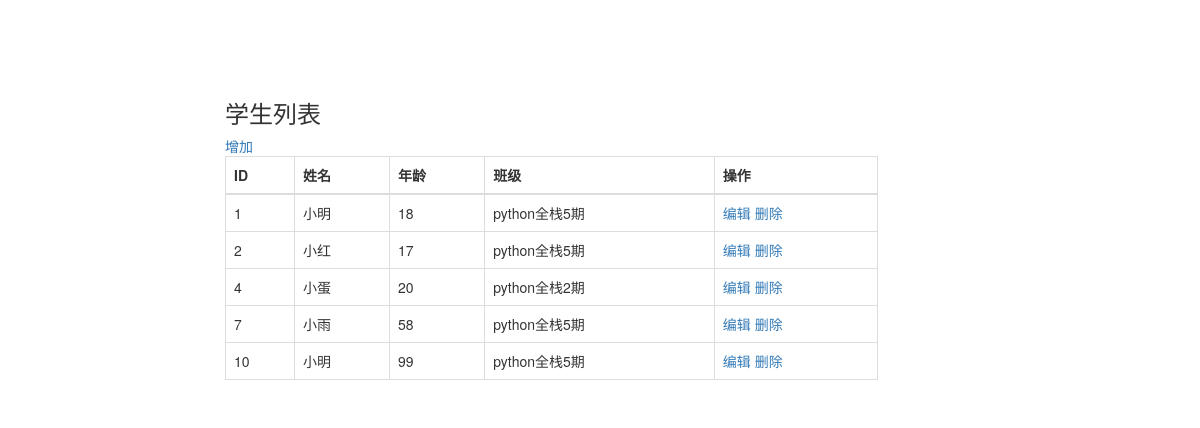
The app's page /student/, older data.
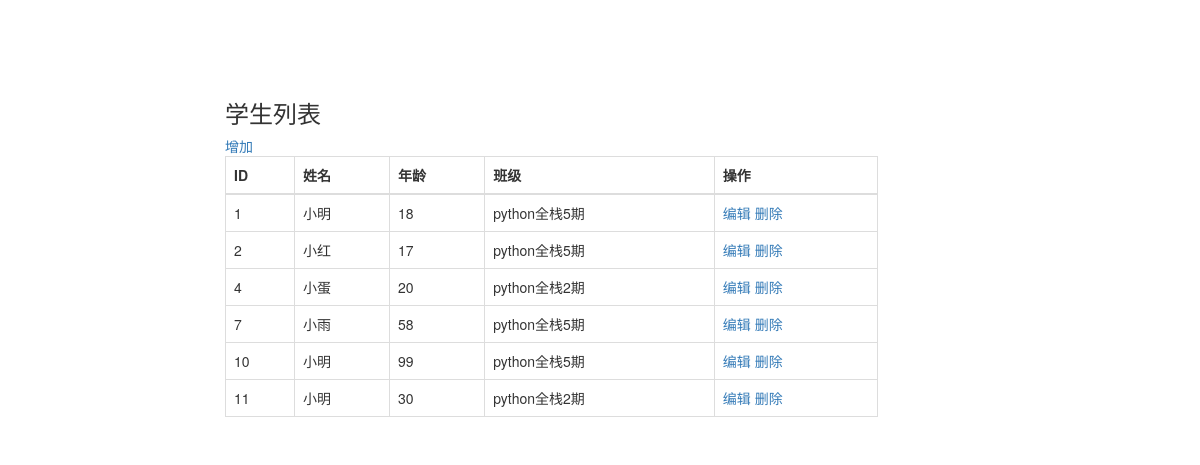
The same page, newer data.
### app01/models.py (models this page shows)
class Student(models.Model):
    name = models.CharField(max_length=32)
    age = models.CharField(max_length=32)
    cls = models.ForeignKey(to="Classes",to_field="id")

class Classes(models.Model):
    title = models.CharField(max_length=32)

### app01/views.py (the view)
# urls.py: url(r'^student/', views.student),
def student(request):
    student_list = models.Student.objects.all()
    return render(request,"student.html",{"student_list":student_list})

### templates/student.html (shortened to what this page needs)
<!DOCTYPE html>
<html lang="en">
<head>
    <link rel="stylesheet" href="/static/bootstrap.css">
</head>
<body>
<div class="container class_table">
    <div class="row" id="form_data">
        <div class="col-md-7 col-md-offset-2">
            <h3>学生列表</h3>
            <a href="/add_student/">增加</a>
            <table class="table table-bordered">
                <thead>
                <tr>
                    <th>ID</th>
                    <th>姓名</th>
                    <th>年龄</th>
                    <th>班级</th>
                    <th>操作</th>
                </tr>
                </thead>
                <tbody>
                {% for row in student_list %}
                    <tr>
                        <td>{{ row.id }}</td>
                        <td>{{ row.name }}</td>
                        <td>{{ row.age }}</td>
                        <td>{{ row.cls.title }}</td>
                        <td>
                            <a href="/edit_student/?id={{ row.id }}">编辑</a>
                            <a href="/del_student/?id={{ row.id }}">删除</a>
                        </td>
                    </tr>
                {% endfor %}
                </tbody>
            </table>
        </div>
    </div>
</div>
</body>
</html>

### templates/student.html (style rules this page uses)
.class_table { margin-top: 80px; }

Row changes from the older to the newer data that the page shows:
added Student: id "11", name "小明", age "30", cls "python全栈2期"
